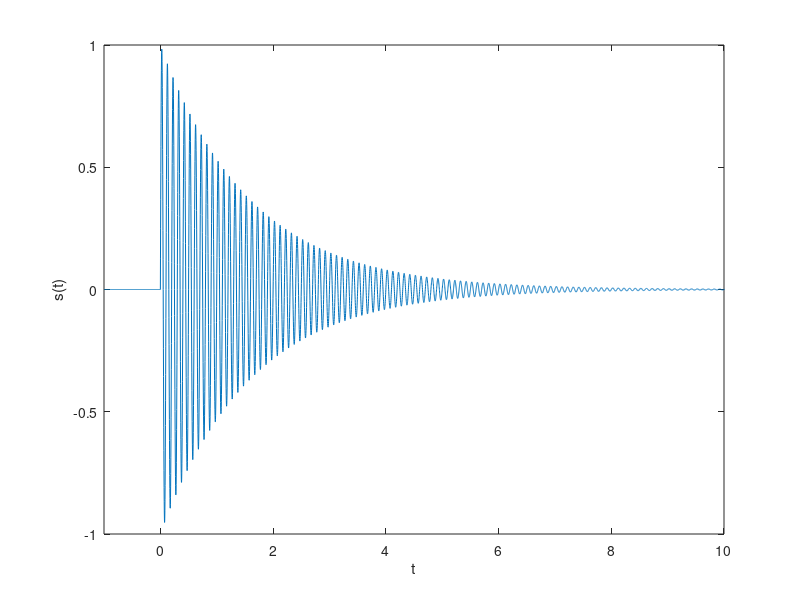

Write MATLAB code to recreate this figure. (Note: this script raises an error after producing the figure.)
f0 = 10;
zeta = 0.01;
A = 1;
T = [-1, 100];
Fe = 500;

lambd = 2*pi*f0*(1i*sqrt(1-zeta^2) - zeta);
t = T(1):1/Fe:T(2);
s = imag(A*(t>=0).*exp(lambd*t));

fig = figure;
plot(t, s);
xlabel('t');
ylabel('s(t)');
xlim([-1 10]);
fig.Position(3:4) = [480 320];

S = fft(s);
S = S/Fe;
N = length(S);
S = S([floor(N/2)+1:end, 1:floor(N/2)]);
Df = Fe/length(t);
f = (-N+floor(N/2):floor(N/2)-1) * Df;

S = S.*exp(2i*pi*f); % translation

fig = figure;
plot(f, abs(S));
xlabel('\nu');
ylabel('|S(\nu)|');
xlim([-20 20]);
ylim([0 1]);
fig.Position(3:4) = [480 320];

fig = figure;
plot(f, angle(S));
xlabel('\nu');
ylabel('arg S(\nu)');
xlim([-20 20]);
% ylim([-pi pi]);
fig.Position(3:4) = [480 320];



%%

f0 = pi;
A = 1;
T = [-5, 1000];
Fe = 500;

lambd = 2i*pi*f0
t = T(1):1/Fe:T(2);
s = imag(A*exp(lambd*t));
s2 = s;
s2(~(t >= 0 & t <= 3)) = nan;

fig = figure;
plot(t, s, '--');
hold on
set(gca,'ColorOrderIndex', get(gca,'ColorOrderIndex')-1);
plot(t, s2);
xlabel('t');
ylabel('s(t)');
xlim([-1.5 6]);
ylim(1.2*[-1 1]);
fig.Position(3:4) = [480 320];
legend({'s(t)', 'š(t)'});

S = fft(s);
S = S/Fe;
N = length(S);
S = S([floor(N/2)+1:end, 1:floor(N/2)]);
Df = Fe/length(t);
f = (-N+floor(N/2):floor(N/2)-1) * Df;

S = S.*exp(2i*pi*f); % translation

fig = figure;
plot(f, abs(S), '--');
xlabel('\nu');
ylabel('|S(\nu)|');
xlim(10*[-1 1]);
% ylim([0 1]);
yticks([]);
fig.Position(3:4) = [480 320];



%%

f0 = pi;
A = 1;
T = [-5, 1000];
Fe = 500;

lambd = 2i*pi*f0;
t = T(1):1/Fe:T(2);
s = imag(A*exp(lambd*mod(t, 3)));

fig = figure;
plot(t, s);
xlabel('t');
ylabel('s(t) (périodisé)');
xlim([-1.5 10]);
ylim(1.2*[-1 1]);
fig.Position(3:4) = [480 320];

S = fft(s);
S = S/Fe;
N = length(S);
S = S([floor(N/2)+1:end, 1:floor(N/2)]);
Df = Fe/length(t);
f = (-N+floor(N/2):floor(N/2)-1) * Df;

S = S.*exp(2i*pi*f); % translation

fig = figure;
plot(f, abs(S));
xlabel('\nu_k');
ylabel('|S_k|');
xlim(10*[-1 1]);
% ylim([0 1]);
fig.Position(3:4) = [480 320];
yticks([]);



%%

f0 = pi;
A = 1;
T = [-5, 1000];
Fe = 500;

lambd = 2i*pi*f0;
t = T(1):1/Fe:T(2);
s = (t>=0 & t<=3).*imag(A*exp(lambd*t));

fig = figure;
plot(t, s);
xlabel('t');
ylabel('s(t) (fenêtré))');
xlim([-1.5 10]);
ylim(1.2*[-1 1]);
fig.Position(3:4) = [480 320];

S = fft(s);
S = S/Fe;
N = length(S);
S = S([floor(N/2)+1:end, 1:floor(N/2)]);
Df = Fe/length(t);
f = (-N+floor(N/2):floor(N/2)-1) * Df;

fig = figure;
plot(f, abs(S));
xlabel('\nu');
ylabel('|S(\nu)|');
xlim(10*[-1 1]);
% ylim([0 1]);
fig.Position(3:4) = [480 320];
yticks([]);


t = 0:1/Fe:3;
s = imag(A*exp(lambd*t));

S = fft(s);
S = S/Fe;
N = length(S);
S = S([floor(N/2)+1:end, 1:floor(N/2)]);
Df = Fe/length(t);
f = (-N+floor(N/2):floor(N/2)-1) * Df;

hold on
set(gca,'ColorOrderIndex', get(gca,'ColorOrderIndex')-1);
scatter(f, abs(S), 'o');

%%

Fe = 500;
t = -100:1/Fe:100;

s1 = t>=0 & t<1; % porte
s2 = s1.*(0.5-0.5*cos(2*pi*t)); % hanning
s3 = s1.*(0.54-0.46*cos(2*pi*t)); % hamming
s4 = s1.*(0.42-0.5*cos(2*pi*t)+0.08*cos(4*pi*t)); % blackman

% s2 = s2/0.75;
% s3 = s3/(0.56+0.23);
% s4 = s4/(0.42+0.25+0.04);

fig = figure;
plot(t, s1);
hold on
plot(t, s2);
plot(t, s3);
plot(t, s4);
xlabel('t');
ylabel('u(t)');
xlim([-0.3 1.3]);
ylim([-0.1 1.1]);
xticks([]);
yticks([0 1]);
fig.Position(3:4) = [480 320];
legend({'porte', 'Hanning', 'Hamming', 'Blackman'});





S = fft(s1);
S = S/Fe;
N = length(S);
S = S([floor(N/2)+1:end, 1:floor(N/2)]);
Df = Fe/length(t);
f = (-N+floor(N/2):floor(N/2)-1) * Df;

fig = figure;
plot(f, abs(S));
hold on
xlabel('\nu');
ylabel('|U(\nu)|');
xlim(10*[-1 1]);
ylim([0.00001 1.5]);
fig.Position(3:4) = [480 320];
set(gca, 'YScale', 'log');
xticks([]);



S = fft(s2);
S = S/Fe;
S = S/S(1);
N = length(S);
S = S([floor(N/2)+1:end, 1:floor(N/2)]);
Df = Fe/length(t);
f = (-N+floor(N/2):floor(N/2)-1) * Df;

plot(f, abs(S));



S = fft(s3);
S = S/Fe;
S = S/S(1);
N = length(S);
S = S([floor(N/2)+1:end, 1:floor(N/2)]);
Df = Fe/length(t);
f = (-N+floor(N/2):floor(N/2)-1) * Df;
plot(f, abs(S));



S = fft(s4);
S = S/Fe;
S = S/S(1);
N = length(S);
S = S([floor(N/2)+1:end, 1:floor(N/2)]);
Df = Fe/length(t);
f = (-N+floor(N/2):floor(N/2)-1) * Df;

plot(f, abs(S));

legend({'porte', 'Hanning', 'Hamming', 'Blackman'});

%%

f0 = 10;
A = 1;
T = [0, 10000];
Fe = 500;
Fe2 = 154;

lambd = 2i*pi*f0;
t = T(1):1/Fe:T(2);
s = imag(A*exp(lambd*t));
t2 = T(1):1/Fe2:T(2);
s2 = imag(A*exp(lambd*t2));

fig = figure;
plot(t, s);
hold on
set(gca,'ColorOrderIndex', get(gca,'ColorOrderIndex')-1);
scatter(t2, s2, 'r');
xlabel('t');
ylabel('s');
xlim([0 1]);
ylim(1.1*[-1 1]);
fig.Position(3:4) = [480 320];
legend({'s(t)', 's_k'});

%%

f0 = 10;
A = 1;
T = [0, 10000+pi];
Fe2 = 17;
Fe = 400;

lambd = 2i*pi*f0;
t = T(1):1/Fe:T(2);
s = imag(A*exp(lambd*t));
t2 = T(1):1/Fe2:T(2);
s2 = imag(A*exp(lambd*t2));

fig = figure;
plot(t, s);
hold on
set(gca,'ColorOrderIndex', get(gca,'ColorOrderIndex')-1);
scatter(t2, s2, 'r');
xlabel('t');
ylabel('s');
xlim([0 1]);
ylim(1.1*[-1 1]);
fig.Position(3:4) = [480 320];
legend({'s(t)', 's_k'});
xticks([]);
yticks([]);

s3 = -sin(2*pi*(Fe2-f0)*t);

plot(t, s3, 'r--');


S = fft(s);
S = S/Fe;
N = length(S);
S = S([floor(N/2)+1:end, 1:floor(N/2)]);
I = max(abs(S));
I = find(abs(S) == I);
S(I) = 5000;
Df = Fe/length(t);
f = (-N+floor(N/2):floor(N/2)-1) * Df;

fig = figure;
plot(f, abs(S), 'LineWidth', 2);
hold on
xlabel('\nu');
ylabel('|S|');
xlim(15*[-1 1]);
ylim([0 6000]);
fig.Position(3:4) = [480 320];
xticks([-Fe2/2, 0, Fe2/2]);
xticklabels({'-F_e/2', '0', 'F_e/2'});
yticks([]);



S = fft(s2);
S = S/Fe2;
N = length(S);
S = S([floor(N/2)+1:end, 1:floor(N/2)]);
I = max(abs(S));
I = find(abs(S) == I);
S(I) = 5000;
Df = Fe2/length(t2);
f = (-N+floor(N/2):floor(N/2)-1) * Df;

plot(f, abs(S), 'r', 'LineWidth', 2);

%%

t = 0:0.001:10;
s = zeros(size(t));
s(1) = 1;

figure;
plt = plot(t, s);

WaveletMenu('WaveletPlot', plt);

%%

f0 = 10;
zeta = 0.01;
Fe = 400;

syst = systLin(1, (2*pi*f0)^2, 2*zeta*2*pi*f0);

dt = 1/Fe
t = 0:dt:40;
f = randn(size(t));

s = syst.response(f, dt, 1);

fig = figure;
plot(t, s);
xlabel('t');
ylabel('s');
% xlim([0 1]);
ylim(max(abs(s))*1.1*[-1 1]);
fig.Position(3:4) = [350 220];
% legend({'s(t)', 's_k'});
xticks([]);
yticks([]);

%%

f0 = 10;
T = [0, 0.5];
Fe = 400;

lambd = 2i*pi*f0;
t = T(1):1/Fe:T(2);
sigma = 0.1;

s1 = imag(exp(lambd*t)) + sigma*randn(size(s));
s2 = imag(exp(lambd*t + 0.65i*pi)) + sigma*randn(size(s));

d = 2.5;
figure;
plot(t, s1);
hold on
plot(t, s2+d);
yline(0);
yline(d);
ylim([-1.5, d+1.5]);
axis off


%%

f0 = 10;
zeta = 0.03;
A = 1;
T = [0, 100];
Fe = 500;
sigma = 0.05;

for k = 1:4
    
    lambd = 2*pi*f0*(1i*sqrt(1-zeta^2) - zeta);
    t = T(1):1/Fe:T(2);
    s = imag(A*(t>=0).*exp(lambd*t));
    s = s + sigma*randn(size(s));
    
    
    fig = figure;
    plot(t, s);
    xlabel('t');
    ylabel('s(t)');
    xlim([0 4]);
    ylim(1.1*[-1 1]);
    yticks([]);
    fig.Position(3:4) = [350 220];
    
    S = fft(s);
    S = S/Fe;
    N = length(S);
    S = S([floor(N/2)+1:end, 1:floor(N/2)]);
    Df = Fe/length(t);
    f = (-N+floor(N/2):floor(N/2)-1) * Df;
    
    fig = figure;
    yyaxis left
    plot(f, abs(S));
    xlabel('\nu');
    ylabel('|S(\nu)|');
    yticks(0);
    yyaxis right
    plot(f, angle(S*exp(0.5i*pi))-0.5*pi);
    ylabel('arg S(\nu)');
    yticks([-pi, 0]);
    yticklabels({'-\pi', '0'});
    % ylim([-pi 0] + 0.*[-1 1]);
    xlim([0 17]);
    % ylim([0 1]);
    fig.Position(3:4) = [350 220];
end



s0 = nan(0, length(s));
S0 = nan(0, length(S));

for k = 1:200
    s = imag(A*(t>=0).*exp(lambd*t));
    s = s + sigma*randn(size(s));
    
    s0(end+1, :) = s;
    
    S = fft(s);
    S = S/Fe;
    N = length(S);
    S = S([floor(N/2)+1:end, 1:floor(N/2)]);
    
    S0(end+1, :) = S;
end

s = mean(s0, 1);
S = mean(S0, 1);


fig = figure;
plot(t, s);
xlabel('t');
ylabel('s(t)');
xlim([0 4]);
ylim(1.1*[-1 1]);
yticks([]);
fig.Position(3:4) = [480 320];

fig = figure;
yyaxis left
plot(f, abs(S));
xlabel('\nu');
ylabel('|S(\nu)|');
yticks([0]);
yyaxis right
plot(f, angle(S*exp(0.5i*pi))-0.5*pi);
ylabel('arg S(\nu)');
yticks([-pi, 0]);
yticklabels({'-\pi', '0'});
% ylim([-pi 0] + 0.*[-1 1]);
xlim([0 17]);
% ylim([0 1]);
fig.Position(3:4) = [480 320];


%%

f0 = 10;
zeta = 0.03;
T = [0, 100];
Fe = 500;
sigma = 0.05;
F0 = 1000;

for k = 1:3
    syst = systLin(1, (2*pi*f0)^2, 2*zeta*2*pi*f0);
    
    dt = 1/Fe;
    t = 0:dt:100;
    f = F0*randn(size(t));
    
    s = syst.response(f, dt, 1);
    
    
    fig = figure;
    plot(t, s);
    xlabel('t');
    ylabel('s(t)');
    xlim([0 4]);
    ylim(1.1*[-1 1]);
    yticks([]);
    fig.Position(3:4) = [350 220];
    
    S = fft(s);
    S = S/Fe;
    N = length(S);
    S = S([floor(N/2)+1:end, 1:floor(N/2)]);
    Df = Fe/length(t);
    f = (-N+floor(N/2):floor(N/2)-1) * Df;
    
    fig = figure;
    plot(f, abs(S).^2);
    xlabel('\nu');
    ylabel('|S(\nu)|^2');
    yticks(0);
    % ylim([-pi 0] + 0.*[-1 1]);
    xlim([0 17]);
    % ylim([0 1]);
    fig.Position(3:4) = [350 220];
end


S0 = nan(0, length(S));

for k = 1:200
    f = randn(size(t));
    
    s = F0*syst.response(f, dt, 1);
    
    S = fft(s);
    S = S/Fe;
    N = length(S);
    S = S([floor(N/2)+1:end, 1:floor(N/2)]);
    
    S0(end+1, :) = abs(S).^2;
end

S = mean(S0, 1);
Df = Fe/length(t);
f = (-N+floor(N/2):floor(N/2)-1) * Df;

fig = figure;
plot(f, S);
xlabel('\nu');
ylabel('|S(\nu)|^2');
yticks([0]);
% ylim([-pi 0] + 0.*[-1 1]);
xlim([0 17]);
% ylim([0 1]);
fig.Position(3:4) = [480 320];

%%

f0 = 10;
A = 1;
T = [0, 10000];
Fe = 500;
Fe2 = 154;

lambd = 2i*pi*f0;
t = T(1):1/Fe:T(2);
s = imag(A*exp(lambd*t));
t2 = T(1):1/Fe2:T(2);
s2 = imag(A*exp(lambd*t2));
T2 = [0.2, 0.8];
s2(~(t2>=T2(1) & t2<=T2(2))) = nan;

fig = figure;
plot(t, s);
hold on
scatter(t2, s2, 'r');
xline(T2(1), '--', 'LineWidth', 1);
xline(T2(2), '--', 'LineWidth', 1);
xlabel('t');
ylabel('s');
xlim([0 1]);
ylim(1.1*[-1 1]);
fig.Position(3:4) = [480 320];
xticks([]);
yticks([]);

